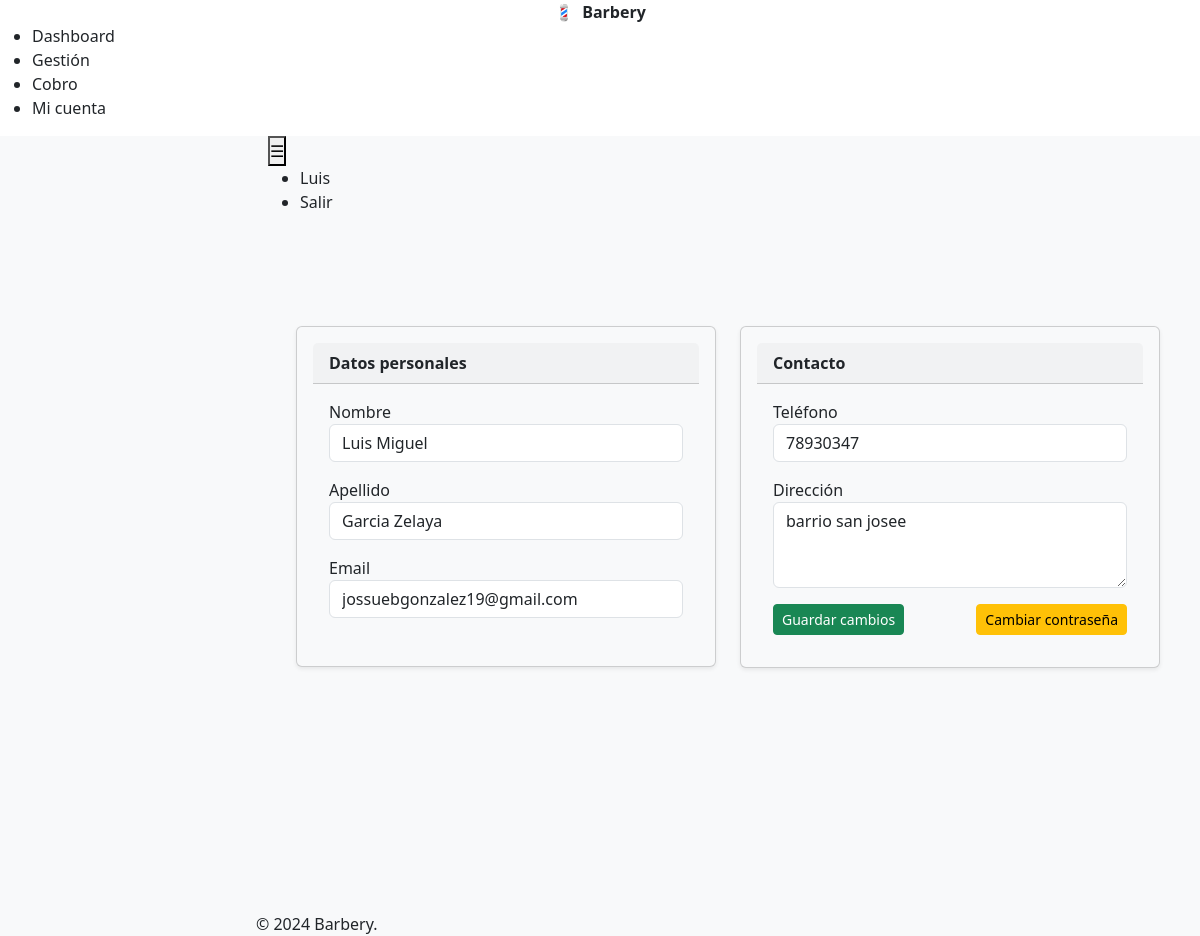
Before: /users/mi-cuenta/ (signed in) with the older database file.
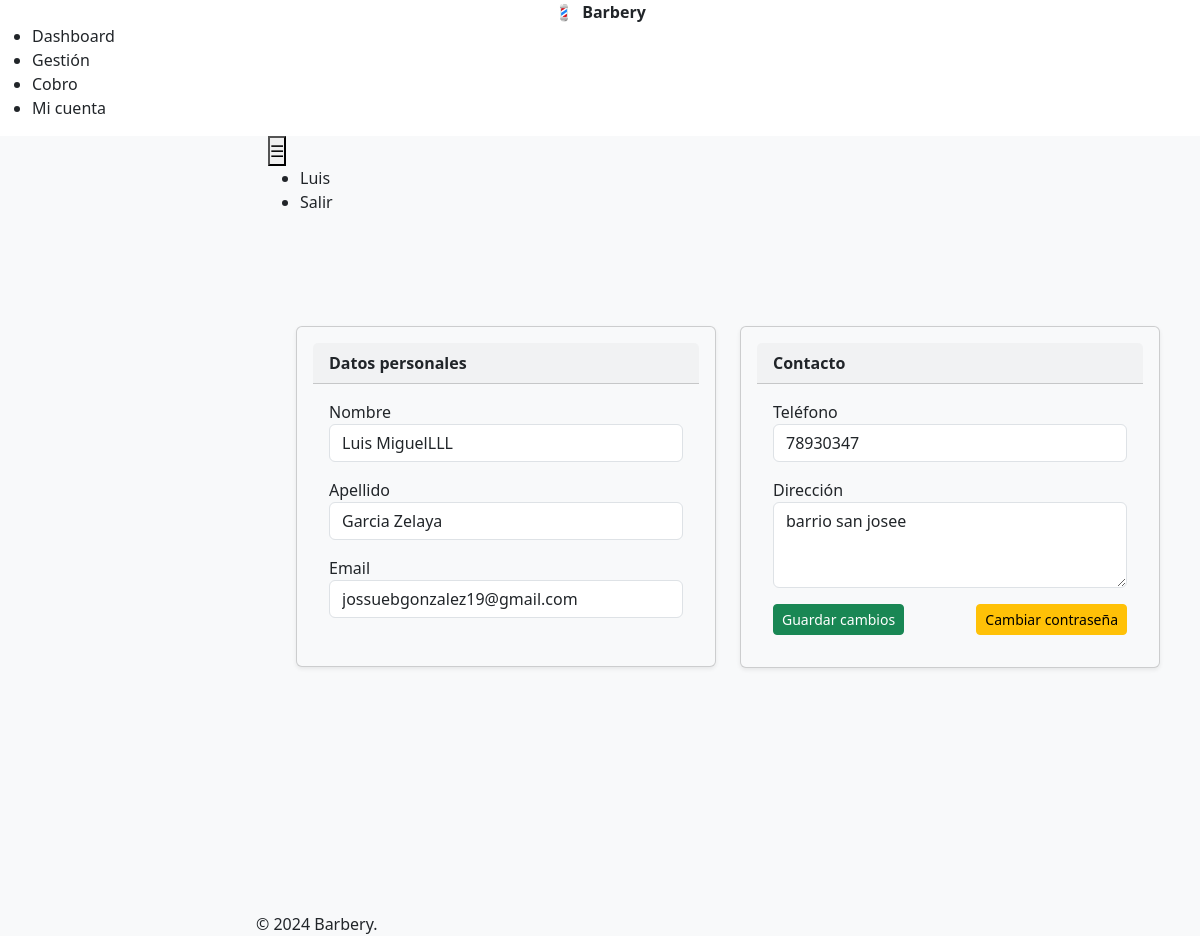
After: the same page with the newer database file.
### users/models.py (models this page shows, shortened)
class User(AbstractUser):
    ROL_CHOICES = [
        ('ADMIN', 'Admin'),
        ('CAJERO', 'Cajero'),
        ('BARBERO', 'Barbero'),
        ('ESTILISTA', 'Estilista'),
    ]
    pass
    nombre = models.CharField(max_length=150, blank=True)
    apellido = models.CharField(max_length=150, blank=True)
    telefono = models.CharField(max_length=30, blank=True)
    identidad = models.CharField(max_length=100, blank=True)
    direccion = models.TextField(blank=True)
    rol = models.CharField(max_length=20, choices=ROL_CHOICES, default='CAJERO')

### users/views.py (the view, shortened to what this page needs)
# urls.py: path('mi-cuenta/', views.perfil, name='perfil'),
@login_required
def perfil(request):
    user = request.user
    password_form = PasswordChangeForm(user)
    form = PerfilForm(instance=user)
    return render(request, 'users/perfil.html', {'form': form, 'password_form': password_form})

### users/forms.py (shortened to what this page needs)
class PerfilForm(forms.ModelForm):
    class Meta:
        model = User
        fields = ('nombre', 'apellido', 'email', 'telefono', 'direccion')
        widgets = {
            'nombre': forms.TextInput(attrs={'class': 'form-control'}),
            'apellido': forms.TextInput(attrs={'class': 'form-control'}),
            'telefono': forms.TextInput(attrs={'class': 'form-control'}),
            'direccion': forms.Textarea(attrs={'class': 'form-control', 'rows': 3}),
            'email': forms.EmailInput(attrs={'class': 'form-control'}),
        }

### templates/users/perfil.html (shortened to what this page needs)
{% extends 'base.html' %}
{% block content %}
<div class="container mt-5">
  <div class="row justify-content-center">
    <div class="col-md-6">
      <div class="card mb-4 shadow-sm p-3 bg-light">
        <div class="card-header fw-bold">Datos personales</div>
        <div class="card-body">
          <form id="perfilForm">
            <div class="mb-3">
              <label>Nombre</label>
              {{ form.nombre }}
            </div>
            <div class="mb-3">
              <label>Apellido</label>
              {{ form.apellido }}
            </div>
            <div class="mb-3">
              <label>Email</label>
              {{ form.email }}
            </div>
          </form>
        </div>
      </div>
    </div>
    <div class="col-md-6">
      <div class="card mb-4 shadow-sm p-3 bg-light">
        <div class="card-header fw-bold">Contacto</div>
        <div class="card-body">
          <form id="perfilFormRight">
            <div class="mb-3">
              <label>Teléfono</label>
              {{ form.telefono }}
            </div>
            <div class="mb-3">
              <label>Dirección</label>
              {{ form.direccion }}
            </div>
            <div class="d-flex justify-content-between mt-3">
              <button type="submit" class="btn btn-success btn-sm w-45" id="guardarCambiosBtn">
                Guardar cambios
              </button>
              <button type="button" class="btn btn-warning btn-sm w-45"
                      data-coreui-toggle="modal" data-coreui-target="#cambiarPasswordModal">
                Cambiar contraseña
              </button>
            </div>
          </form>
        </div>
      </div>
    </div>
  </div>
</div>
<div class="toast-container position-fixed bottom-0 end-0 p-3">
</div>
{% endblock %}

### templates/includes/navbar.html
<header class="header mb-4">
  <div class="container-fluid">
    <button class="header-toggler px-md-0" type="button"
      onclick="coreui.Sidebar.getInstance(document.getElementById('sidebar')).toggle()">
      ☰
    </button>
    <ul class="header-nav ms-auto">
      <li class="nav-item">
        <span class="nav-link">{{ request.user.username }}</span>
      </li>
      <li class="nav-item">
        <a class="nav-link" href="{% url 'login' %}">Salir</a>
      </li>
    </ul>
  </div>
</header>

Changed rows visible on the page:
changed User "Luis": nombre "Luis Miguel" → "Luis MiguelLLL"
